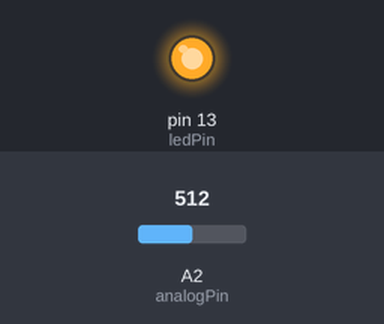
A sketch run on a simulated Arduino Uno, built with avr-gcc and run on an emulated ATmega328P. On the bench: output pins drawn as LEDs (lit = HIGH). The inputs (shaded band) are chosen by the test bench; at power-on: A2 (analogPin) = 512.

Above: at 1.2 s.
1.3 s: A2 (analogPin) set to 486
At 2.3 s:
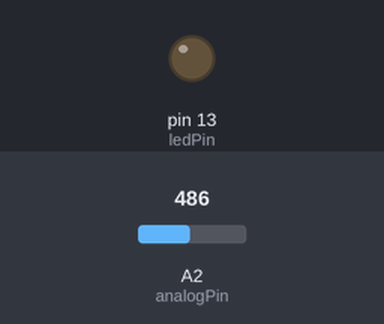
2.8 s: A2 (analogPin) set to 511
At 3.4 s:
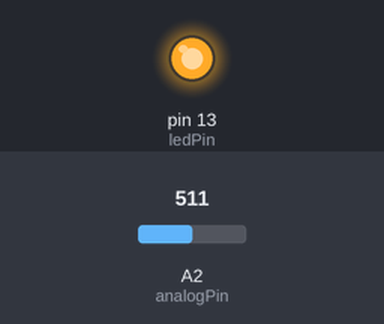
4.3 s: A2 (analogPin) set to 306
At 4.6 s:
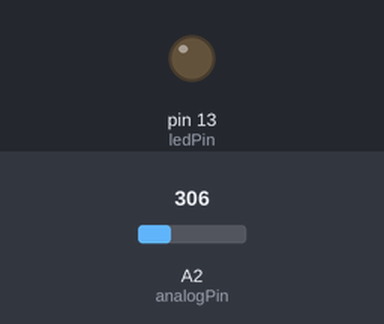
Timing chart, 0 to 7.3 s (numbered marks = the images above; inputs shaded):
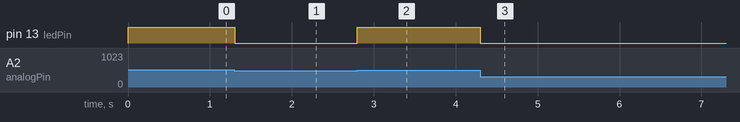

Measured:
- the behaviour switches between 500 and 499 on A2 (analogPin) (found by bisection; images 0 and 1)
- after the input at 1.3 s, pin 13 (ledPin): HIGH → LOW at once
- after the input at 2.8 s, pin 13 (ledPin): LOW → HIGH at once
- after the input at 4.3 s, pin 13 (ledPin): HIGH → LOW at once

The sketch:

Light_Sensor.ino
```cpp
int analogPin = 2;
/* the analog pin we are using on the Arduino */
int myLDR = 0;
/* temporary variable to store the the LDR value */
int myDarkNumber = 500;
/* the threshold for dark */
int ledPin = 13;
void setup(){
	 Serial.begin(9600);
	 /* setting up communication and speed */


pinMode(ledPin,OUTPUT);
/* declare ledPin as OUTPUT */
}
void loop(){
	 myLDR = analogRead(analogPin);
	 /* read the value from the LDR and store it */
	 if (myLDR >= myDarkNumber){
		 digitalWrite(ledPin,HIGH);
	 }else{
		 digitalWrite(ledPin,LOW);
	 }
}
```
